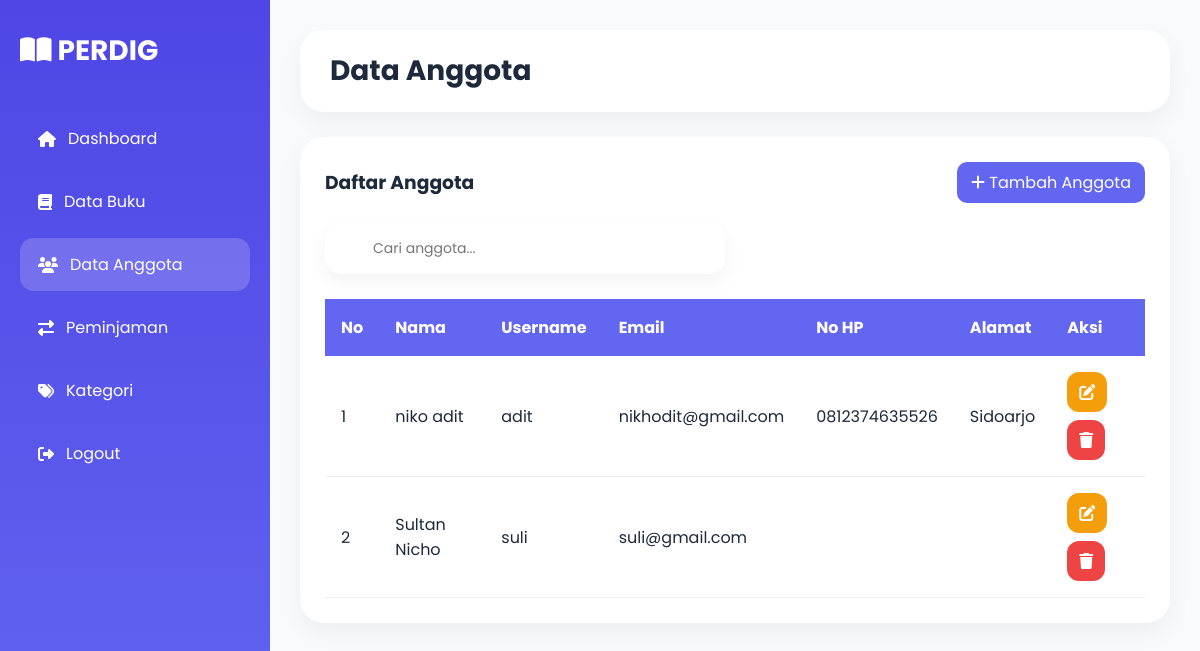
/admin/anggota.php, run on the app's committed database.
### tables this page shows
CREATE TABLE `user` (
  `id_user` int(11) NOT NULL,
  `nama` varchar(100) NOT NULL,
  `username` varchar(50) NOT NULL,
  `password` varchar(255) NOT NULL,
  `role` enum('admin','user') NOT NULL,
  `email` varchar(100) DEFAULT NULL,
  `no_hp` varchar(20) DEFAULT NULL,
  `alamat` text DEFAULT NULL,
  `created_at` timestamp NOT NULL DEFAULT current_timestamp()
);

### admin/anggota.php (the view, shortened to what this page needs)
<?php
include '../koneksi.php';
$query = mysqli_query($koneksi, "
SELECT * FROM user
WHERE role='user'
ORDER BY id_user DESC
");
?>
<!DOCTYPE html>
<html lang="id">
<head>
<link rel="stylesheet"
href="https://cdnjs.cloudflare.com/ajax/libs/font-awesome/6.5.1/css/all.min.css">
<link rel="stylesheet"
href="../style.css">
</head>
<body>
<div class="wrapper">
    <div class="sidebar">
        <div class="logo">
            <i class="fas fa-book-open"></i>
            PERDIG
        </div>
        <ul class="menu">
            <li>
                <a href="index.php">
                    <i class="fas fa-home"></i>
                    <span>Dashboard</span>
                </a>
            </li>
            <li>
                <a href="buku.php">
                    <i class="fas fa-book"></i>
                    <span>Data Buku</span>
                </a>
            </li>
            <li class="active">
                <a href="anggota.php">
                    <i class="fas fa-users"></i>
                    <span>Data Anggota</span>
                </a>
            </li>
            <li>
                <a href="peminjaman.php">
                    <i class="fas fa-exchange-alt"></i>
                    <span>Peminjaman</span>
                </a>
            </li>
            <li>
                <a href="kategori.php">
                    <i class="fas fa-tags"></i>
                    <span>Kategori</span>
                </a>
            </li>
            <li>
                <a href="../logout.php">
                    <i class="fas fa-sign-out-alt"></i>
                    <span>Logout</span>
                </a>
            </li>
        </ul>
    </div>
    <div class="main">
        <div class="topbar">
            <h2>Data Anggota</h2>
        </div>
        <div class="table-container">
            <div class="table-header">
                <h3>Daftar Anggota</h3>
                <a href="tambah-anggota.php"
                class="btn-primary">
                    <i class="fas fa-plus"></i>
                    Tambah Anggota
                </a>
            </div>
            <div class="search-box">
                <input type="text"
                id="searchInput"
                placeholder="Cari anggota...">
            </div>
            <div class="table-responsive">
                <table id="anggotaTable">
                    <thead>
                        <tr>
                            <th>No</th>
                            <th>Nama</th>
                            <th>Username</th>
                            <th>Email</th>
                            <th>No HP</th>
                            <th>Alamat</th>
                            <th>Aksi</th>
                        </tr>
                    </thead>
                    <tbody>
                    <?php
                    $no = 1;
                    while($data = mysqli_fetch_array($query)){
                    ?>
                        <tr>
                            <td>
                                <?= $no++; ?>
                            </td>
                            <td>
                                <?= $data['nama']; ?>
                            </td>
                            <td>
                                <?= $data['username']; ?>
                            </td>
                            <td>
                                <?= $data['email']; ?>
                            </td>
                            <td>
                                <?= $data['no_hp']; ?>
                            </td>
                            <td>
                                <?= $data['alamat']; ?>
                            </td>
                            <td>
                                <div class="action-button">
                                    <a href="edit-anggota.php?id=<?= $data['id_user']; ?>"
                                    class="btn-edit">
                                        <i class="fas fa-edit"></i>
                                    </a>
                                    <a href="hapus-anggota.php?id=<?= $data['id_user']; ?>"
                                    class="btn-danger"
                                    onclick="return confirm('Yakin ingin menghapus anggota?')">
                                        <i class="fas fa-trash"></i>
                                    </a>
                                </div>
                            </td>
                        </tr>
                    <?php } ?>
                    </tbody>
                </table>
            </div>
        </div>
    </div>
</div>
</body>
</html>

### style.css (style rules this page uses)
* { margin:0; padding:0; box-sizing:border-box; font-family:'Poppins',sans-serif; }
body { background:#f8fafc; color:#1e293b; }
a { text-decoration:none; }
.wrapper { display:flex; min-height:100vh; }
.main { flex:1; margin-left:270px; padding:30px; }
.sidebar { width:270px; height:100vh; position:fixed; left:0; top:0; background:linear-gradient( 180deg, #4f46e5, #6366f1 ); padding:30px 20px; }
.logo { color:white; font-size:28px; font-weight:700; margin-bottom:40px; }
.menu { list-style:none; }
.menu li { margin-bottom:10px; }
.menu li a { display:flex; align-items:center; gap:12px; color:white; padding:14px 18px; border-radius:14px; transition:0.3s; }
.menu .active a { background:rgba(255,255,255,0.18); }
.topbar { background:white; padding:20px 30px; border-radius:24px; margin-bottom:25px; box-shadow: 0 10px 25px rgba(0,0,0,0.05); }
.topbar h2 { font-size:28px; }
.table-container { background:white; border-radius:24px; padding:25px; box-shadow: 0 10px 25px rgba(0,0,0,0.05); }
.table-header { display:flex; justify-content:space-between; align-items:center; margin-bottom:20px; }
.table-responsive { overflow-x:auto; }
table { width:100%; border-collapse:collapse; }
table thead { background:#6366f1; color:white; }
table th, table td { padding:16px; text-align:left; }
table tbody tr { border-bottom:1px solid #eee; }
.btn-primary { background: linear-gradient( 135deg, #6366f1, #8b5cf6 ); color:white; padding:12px 18px; border:none; border-radius:12px; cursor:pointer; }
.btn-edit { background:#f59e0b; }
.btn-edit, .btn-delete { width:40px; height:40px; display:flex; align-items:center; justify-content:center; border-radius:12px; color:white; }
.action-button { display:flex; align-items:center; gap:10px; }
.search-box { margin-bottom:25px; position:relative; max-width:400px; }
.search-box input { width:100%; padding:15px 18px 15px 48px; border:none; border-radius:16px; background:white; box-shadow: 0 8px 20px rgba(0,0,0,0.05); outline:none; font-size:14px; transition:0.3s; }
.btn-danger { background:#ef4444; color:white; padding:12px 12px; border-radius:12px; display:flex; align-items:center; justify-content:center; gap:6px; transition:0.3s; }
.action-button { display:flex; gap:8px; flex-wrap:wrap; }
.btn-primary { background:#6366f1; color:white; text-decoration:none; padding:8px 14px; border-radius:10px; }

### data on the page
user: nama "niko adit", username "adit", email "nikhodit@gmail.com", no_hp "0812374635526", alamat "Sidoarjo"
user: nama "Sultan Nicho", username "suli", email "suli@gmail.com"
